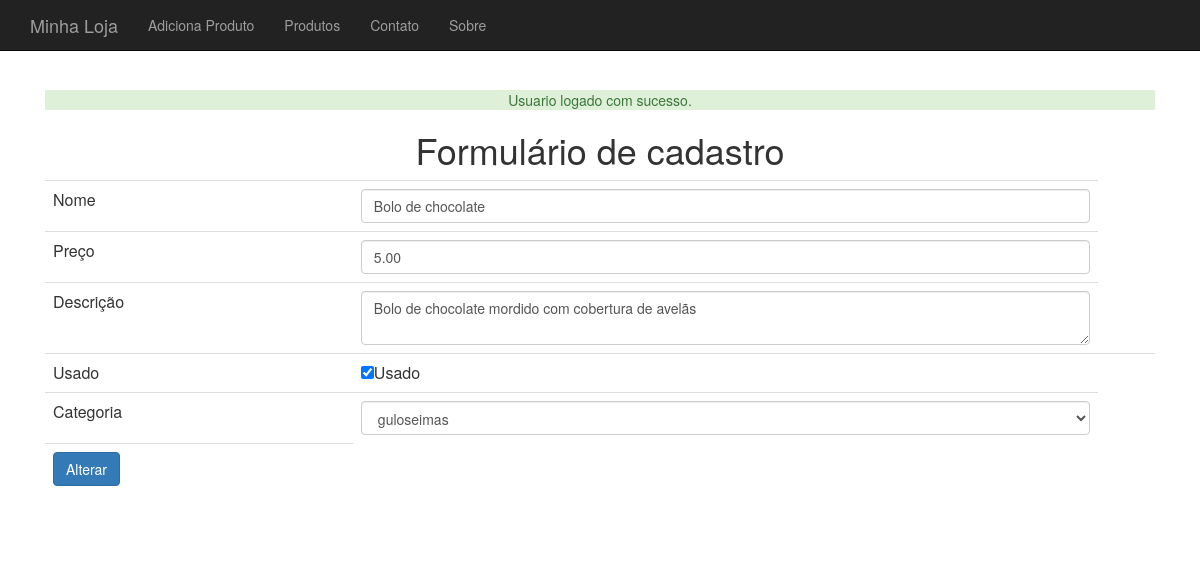
Screenshot of /produto-altera-formulario.php?id=21 (signed in) with the database file from the repository.
### tables this page shows
CREATE TABLE `produtos` (
  `id` int(11) NOT NULL,
  `nome` varchar(255) DEFAULT NULL,
  `preco` decimal(10,2) DEFAULT NULL,
  `descricao` text,
  `categoria_id` int(11) DEFAULT NULL,
  `usado` tinyint(1) DEFAULT '0'
);

### banco-produto.php (called while the page is built, shortened)
<?php
function buscaProduto($conexao, $id) {
    $query = "select * from produtos where id = {$id}";
    $resultado = mysqli_query($conexao, $query);
    $produto_array = mysqli_fetch_assoc($resultado);
    $categoria = new Categoria();
    $categoria->setId($produto_array['categoria_id']);
    $nome = $produto_array['nome'];
    $preco = $produto_array['preco'];
    $descricao = $produto_array['descricao'];
    $usado = $produto_array['usado'];
    $produto = new Produto($nome, $preco, $descricao, $categoria, $usado);
    $produto->setId($produto_array['id']);
    return $produto;
}

### class/Produto.class.php (called while the page is built, shortened)
<?php
class Produto {
    private $nome;
    private $preco;
    private $descricao;
    private $categoria;
    private $usado;
    function __construct($nome, $preco, $descricao, Categoria $categoria, $usado) {
        $this->nome = $nome;
        $this->preco = $preco;
        $this->descricao = $descricao;
        $this->categoria = $categoria;
        $this->usado = $usado;
    }
    function getNome() {
        return $this->nome;
    }
    function getPreco() {
        return $this->preco;
    }
    function getDescricao() {
        return $this->descricao;
    }
    function getCategoria() {
        return $this->categoria;
    }
    function getUsado() {
        return $this->usado;
    }
}

### banco-categoria.php (called while the page is built, shortened)
<?php
require_once("class/Categoria.class.php");
function listaCategorias($conexao) {
    $categorias = array();
    $resultado = mysqli_query($conexao, "select * from categorias");
    while ($categoria_array = mysqli_fetch_assoc($resultado)) {
        $categoria = new Categoria();
        $categoria->setId($categoria_array['id']) ;
        $categoria->setNome($categoria_array['nome']) ;
        array_push($categorias, $categoria);
    }
    return $categorias;
}

### class/Categoria.class.php (called while the page is built)
<?php
class Categoria {
    private $id;
    private $nome;
    function getId() {
        return $this->id;
    }
    function getNome() {
        return $this->nome;
    }
    function setId($id) {
        $this->id = $id;
    }
    function setNome($nome) {
        $this->nome = $nome;
    }
}

### produto-formulario-base.php (the view)
<tr>
    <td>Nome</td>
    <td><input class="form-control" type="text" name="nome" value="<?= $produto->getNome() ?>"></td>
</tr>
<tr>
    <td>Preço</td>
    <td><input class="form-control" type="number" name="preco" value="<?= $produto->getPreco() ?>"/></td>
</tr>
<tr>
    <td>Descrição</td>
    <td><textarea name="descricao" class="form-control"><?= $produto->getDescricao() ?></textarea></td>
</tr>
<tr>
    <td>Usado</td>
    <td><input type="checkbox" name="usado" <?= $checked ?>>Usado<td>
</tr>
<tr>
    <td>Categoria</td>
    <td>
        <select name="categoria_id" class="form-control">
            <?php
            foreach ($categorias as $categoria) :
                $essaEhACategoria = $produto->getCategoria()->getId() == $categoria->getId();
                $selecao = $essaEhACategoria ? "selected='selected'" : "";
                ?>
                <option value="<?= $categoria->getId() ?>" <?= $selecao ?>>
                <?= $categoria->getNome() ?>
                </option>
            <?php endforeach ?>
        </select>
    </td>
</tr>

### css/loja.css (style rules this page uses)
body { padding-top: 50px; }

### rows the page displays
produtos: nome "Bolo de chocolate", preco "5.00", descricao "Bolo de chocolate mordido com cobertura de avelãs"

### other values shown
$mensagem "Usuario logado com sucesso."
form field categoria_id "guloseimas"
